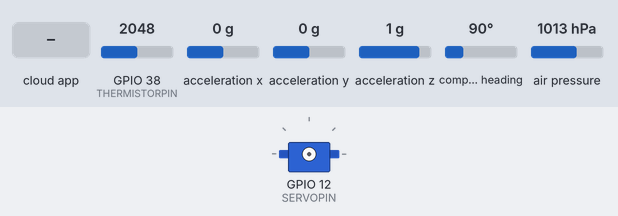
Bench run of a sketch on a simulated ESP32. Shown: servo. The test bench sets the inputs (shaded band); at power-on: GPIO 38 (THERMISTORPIN) = 2048, acceleration x 0 g, acceleration y 0 g, acceleration z 1 g, compass heading 90°, air pressure 1013 hPa (analog values on the 0–4095 scale). WiFi joins after 1.5 s; servers stay silent unless stated; the Firebase database answers and starts empty; what the sketch prints to the serial monitor is not drawn.

Above: at 0.0 s.
At 6.2 s:
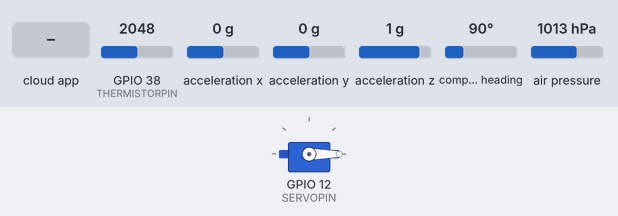
6.3 s: the phone or cloud app sets Data to 1
At 8.2 s:
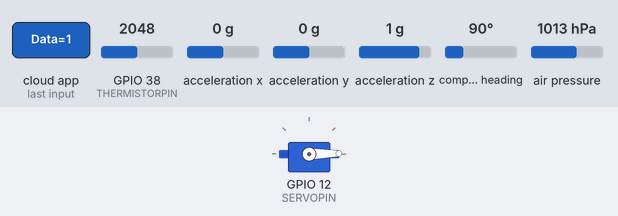
Timing chart, 0 to 9.7 s (numbered marks = the images above; inputs shaded):
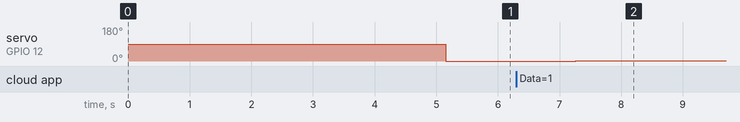

Measured:
- after the input at 6.3 s, servo on GPIO 12 (SERVOPIN): 0° → 1° after 0.96 s

The sketch:

esp32_network.ino
```cpp
#include <WiFi.h>                                 // esp32 library
#include <FirebaseESP32.h>                        // firebase library
#include <ESP32Servo.h>                           // Servo Library
#include <Wire.h>                                 // SPI library
#include <SPI.h>                                  // SPI library
#include <Adafruit_Sensor.h>                      // Adafruit Unified Sensor Library
#include <Adafruit_BNO055.h>                      // Adafruit BNO055 IMU Sensor Library
#include <utility/imumaths.h>                     // Helper library for calibrating data of IMU
#include <Adafruit_BMP280.h>                      // Adafruit BMP280 IMU Sensor Library

/*------------------Networking Setup-------------------------*/
#define FIREBASE_HOST "hot-air-balloon-interface.firebaseio.com"  // the project name address from firebase id
#define FIREBASE_AUTH "nHbBKIfnPXpnGnkQgbITKXTZVDGhhxSAm2gNAP97"                          // the secret key generated from firebase
#define WIFI_SSID "Penny"                                // input your home or public wifi name
#define WIFI_PASSWORD "Penny2017Bi"                            // password of wifi ssid

String root = "/";

//Define FirebaseESP32 data object
FirebaseData firebaseData;

/*------------------Thermistor Setup-------------------------*/
// the value of the 'other' resistor
#define SERIESRESISTOR 10000
// how many samples to take and average, more takes longer
// but is more 'smooth'
#define NUMSAMPLES 5
// What pin to connect the sensor to
#define THERMISTORPIN A2


/*------------------IMU Setup-------------------------*/
Adafruit_BNO055 bno = Adafruit_BNO055(55, 0x28); // IMU, sensor id = 55, address = 0x28
/*------------------Pressure Sensor Setup-------------------------*/
Adafruit_BMP280 bmp; // Pressure Sensor, deafult I2C, address = 0x76

Adafruit_Sensor *bmp_temp = bmp.getTemperatureSensor();
Adafruit_Sensor *bmp_pressure = bmp.getPressureSensor();

/*------------------Servo Setup-------------------------*/
Servo myservo;  // create servo object to control a servo
#define SERVOPIN 12

void setup() {
  Serial.begin(9600);
  analogReadResolution(12); // All analogInput are in 12 bits (0 - 4096)
  delay(1000);
  WiFi.begin(WIFI_SSID, WIFI_PASSWORD);                          // try to connect with wifi

  Serial.print("Connecting to ");
  Serial.print(WIFI_SSID);
  while (WiFi.status() != WL_CONNECTED) {
    Serial.print(".");
    delay(500);
  }

  Serial.println();
  Serial.print("Connected to ");
  Serial.println(WIFI_SSID);
  Serial.print("IP Address is : ");
  Serial.println(WiFi.localIP());                                // print local IP address
  Firebase.begin(FIREBASE_HOST, FIREBASE_AUTH);                  // connect to firebase
  Firebase.reconnectWiFi(true);

  // Set initial data to 0
  Firebase.setDouble(firebaseData, root + "Sensors/Temperature/Data", 0); // Celsius

  // Problems with the Adafruit Unified Sensor Library. Not recieving Humidity Data
  Firebase.setDouble(firebaseData, root + "Sensors/Humidity/Data", 0); // percent

  Firebase.setDouble(firebaseData, root + "Sensors/Altitute/Data", 0); // Meters

  // Problems with the Adafruit Unified Sensor Library. Not recieving Acceleration data
  Firebase.setDouble(firebaseData, root + "Sensors/Acceleration/Data/X", 0); // m/s^2
  Firebase.setDouble(firebaseData, root + "Sensors/Acceleration/Data/Y", 0);
  Firebase.setDouble(firebaseData, root + "Sensors/Acceleration/Data/Z", 0);

  Firebase.setDouble(firebaseData, root + "Sensors/Orientation/Data/X", 0); // degrees
  Firebase.setDouble(firebaseData, root + "Sensors/Orientation/Data/Y", 0);
  Firebase.setDouble(firebaseData, root + "Sensors/Orientation/Data/Z", 0);

  Firebase.setInt(firebaseData, root + "Motors/Servo/Data", 0); // set initial Servo angle to 0. (from 0 to 180)

  myservo.attach(SERVOPIN); // attach servo to pin

    /* Initialise the IMU sensor */
  if(!bno.begin())
  {
    /* There was a problem detecting the BNO055 ... check your connections */
    Serial.print("Ooops, no BNO055 detected ... Check your wiring or I2C ADDR!");
    while(1);
  }

  /* Initialise the Pressure sensor */
  if (!bmp.begin(0x76)) { // setting address = 0x76
    Serial.println(F("Could not find a valid BMP280 sensor, check wiring!"));
    while (1) delay(10);
  }

  /* Default settings of pressure Sensor from datasheet. */
  bmp.setSampling(Adafruit_BMP280::MODE_NORMAL,     /* Operating Mode. */
                  Adafruit_BMP280::SAMPLING_X2,     /* Temp. oversampling */
                  Adafruit_BMP280::SAMPLING_X16,    /* Pressure oversampling */
                  Adafruit_BMP280::FILTER_X16,      /* Filtering. */
                  Adafruit_BMP280::STANDBY_MS_500); /* Standby time. */

  delay(1000);

  bno.setExtCrystalUse(true);
}

void loop() {

  Firebase.get(firebaseData, root + "Motors/Servo/Data");                     // get servo status input from firebase
  int servoAngle = firebaseData.intData();
  myservo.write(servoAngle);                          // sets the servo position according to the database
  Serial.println(servoAngle);

  Firebase.setDouble(firebaseData, root + "Sensors/Temperature/Data", getTemp()); // update database with temperature

  /* TESTING CODE. FIX IN FUTURE*//* TESTING CODE. FIX IN FUTURE*//* TESTING CODE. FIX IN FUTURE*/
  /* Get a new sensor event */
  sensors_event_t imu_event, pressure_event;
  bno.getEvent(&imu_event); // IMU Event
  bmp_pressure->getEvent(&pressure_event); // Pressure Sensor Event

  /* Display data of IMU */
  Firebase.setDouble(firebaseData, root + "Sensors/Orientation/Data/X", imu_event.orientation.x); // update database with x value of orientation
  Firebase.setDouble(firebaseData, root + "Sensors/Orientation/Data/Y", imu_event.orientation.y); // update database with y value of orientation
  Firebase.setDouble(firebaseData, root + "Sensors/Orientation/Data/Z", imu_event.orientation.z); // update database with z value of orientation

  /* Problems with the Adafruit Unified Sensor Library. Not recieving Acceleration data
  Firebase.setDouble(firebaseData, root + "Sensors/Acceleration/Data/X", imu_event.acceleration.x); // update database with x value of Acceleration
  Firebase.setDouble(firebaseData, root + "Sensors/Acceleration/Data/Y", imu_event.acceleration.y); // update database with y value of Acceleration
  Firebase.setDouble(firebaseData, root + "Sensors/Acceleration/Data/Z", imu_event.acceleration.z); // update database with z value of Acceleration
  */

  /* Display data of Pressure Sensor */
  /* Problems with the Adafruit Unified Sensor Library. Not recieving Humidity Data
  Firebase.setDouble(firebaseData, root + "Sensors/Humidity/Data", pressure_event.relative_humidity); // update database with humidity
  */
  Firebase.get(firebaseData, root + "WeatherAPI/SeaLevelPressure/Data");  // get servo status input from firebase
  int seaLevelPressure = firebaseData.doubleData() / 100; // Convert from Pa to hPa by dividing by 100
  Firebase.setDouble(firebaseData, root + "Sensors/Altitude/Data", bmp.readAltitude(seaLevelPressure)); // meters

  /* TESTING CODE. FIX IN FUTURE*//* TESTING CODE. FIX IN FUTURE*//* TESTING CODE. FIX IN FUTURE*/

  bool isCalibrated = calibrate(); // want to add this to the data base later

  delay(1000);                                 // not strictly necessary
}

double getTemp() {
  double average = 0;

  // take N samples in a row, with a slight delay
  for (int i=0; i< NUMSAMPLES; i++) {
   average += analogRead(THERMISTORPIN);
   delay(10);
  }
  average /= NUMSAMPLES;
  // convert the value to resistance
  average = 4095 / average - 1;
  average = SERIESRESISTOR / average;

  // convert resistance to temperature
  average = -22.1 * log(average) + 224;

  return average;
}

bool calibrate() {
  // Device Callibration. Returns true if completely calibrated
  /* Get the four calibration values (0..3) */
  /* Any sensor data reporting 0 should be ignored, */
  /* 3 means 'fully calibrated" */
  uint8_t system, gyro, accel, mag;
  system = gyro = accel = mag = 0;
  bno.getCalibration(&system, &gyro, &accel, &mag);

  /* Display the individual values */
  Serial.print("Sys:");
  Serial.print(system);
  Serial.print(" G:");
  Serial.print(gyro);
  Serial.print(" A:");
  Serial.print(accel);
  Serial.print(" M:");
  Serial.println(mag);

  if (system == 3 && system == gyro == accel == mag) {
    return true;
  } else {
    return false;
  }
}
```
